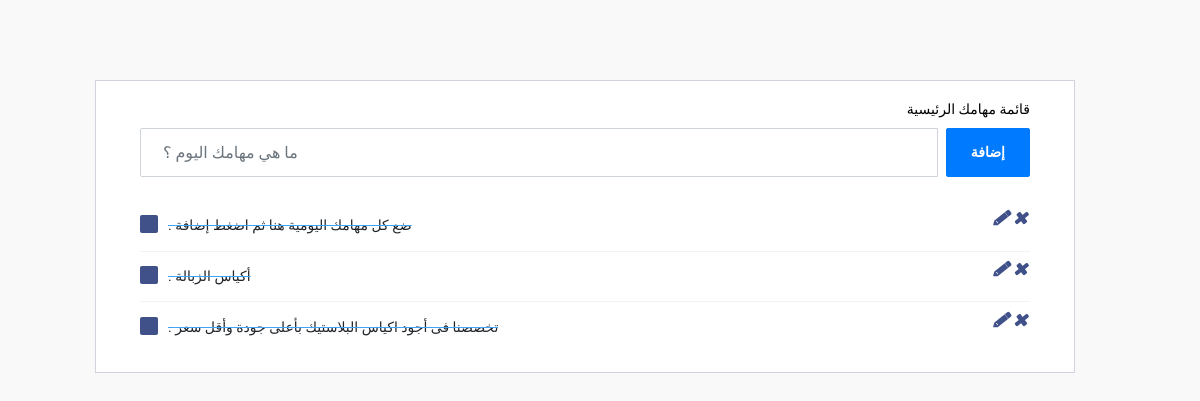
/home/todo/, run on an earlier commit of the app's database.
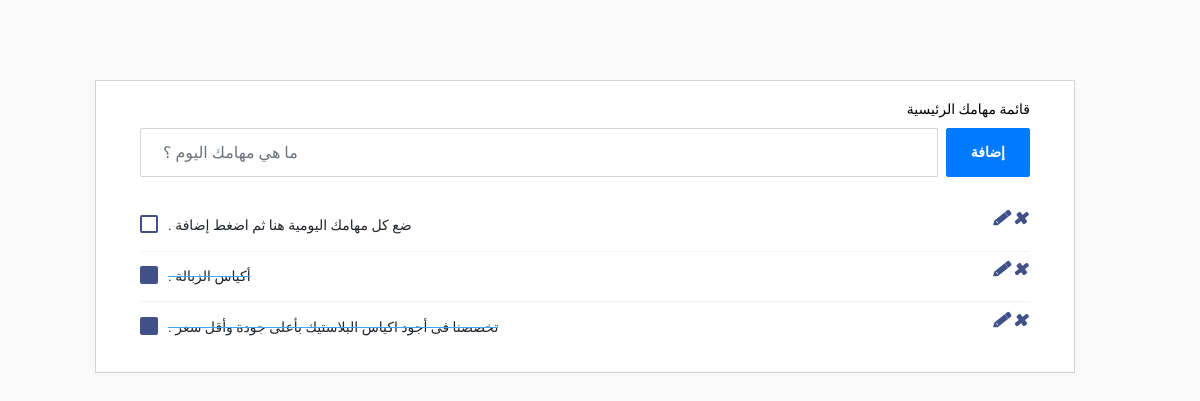
And on a later commit of the database.
### todo/models.py (models this page shows, shortened)
class Todo(models.Model):
    title = models.CharField(max_length=50 )
    checked = models.BooleanField(default=False)
    created_at = models.DateTimeField(default = timezone.now)

### todo/views.py (the view, shortened to what this page needs)
# urls.py: path('todo/' , views.todo_list , name='todo'),
def todo_list(request):
    todoes = Todo.objects.all()
    if request.method == 'POST':
        form = TodoForm(request.POST)
        if form.is_valid():
            form.save()
            return redirect('home:todo')
    else:
        form = TodoForm()
    return render(request , 'note/todo2.html' , {
        'todoes' : todoes ,
        'form' : form,
    })

### todo/forms.py
class TodoForm(forms.ModelForm):
    title = forms.CharField(widget=forms.TextInput(attrs={
         'size' :'120',
         'placeholder' : 'أضف مهامك هنا'
        }))
    class Meta:
        model = Todo
        fields = ("title",)

### todo/templates/note/todo2.html (shortened to what this page needs)
{% extends 'base.html' %}
{% load bootstrap4 %}
{% block body %}
<div class="page-content page-container" id="page-content">
  <div class="padding">
    <div class="row container d-flex justify-content-center">
      <div class="col-lg-12">
        <div class="card px-3">
          <div class="card-body text-right">
            <h4 class="card-title">قائمة مهامك الرئيسية</h4>
            <form method="POST">
              <div class="add-items d-flex">
                <input type="text" name="title" class="form-control todo-list-input" placeholder="ما هي مهامك اليوم ؟">
                <button type="submit"
                  class="add btn btn-primary font-weight-bold todo-list-add-btn padding-box ">إضافة</button> </div>
            </form>
            <div class="list-wrapper">
              <ul class="d-flex flex-column-reverse todo-list">
                {% for todo in todoes %}
                  <li class="{% if todo.checked == True %} completed {% endif %}" >
                    <div class="form-check">
                      <form method="POST" class="form-check">
                        <label class="form-check-label">
                          . {{todo.title}}
                        </label>
                      </form>
                    </div>
                    <a style="margin-left: auto" href="{% url 'home:update_todo' todo.id %}">
                      <i class="remove mdi2 mdi-close-circle"></i>
                    </a>
                    <a style="margin-left: 2px" href="{% url 'home:todo_delete' todo.id %}"><i
                        class="remove mdi mdi-close-circle-outline"></i></a>
                  </li>
                {% endfor %}
              </ul>
            </div>
          </div>
        </div>
      </div>
    </div>
  </div>
</div>
{% endblock body %}

### templates/base.html (shortened to what this page needs)
{% load static %}
{% load bootstrap4 %}
<!doctype html>
<html>
  <head>
      <link href='https://maxcdn.bootstrapcdn.com/bootstrap/4.0.0/css/bootstrap.min.css' rel='stylesheet'>
      <link href='https://cdnjs.cloudflare.com/ajax/libs/font-awesome/4.0.3/css/font-awesome.css' rel='stylesheet'>
      <link href='https://cdnjs.cloudflare.com/ajax/libs/MaterialDesign-Webfont/5.3.45/css/materialdesignicons.css' rel='stylesheet'>
</head>
<body>
{% block body %}
{% endblock body %}
</body>
</html>

What changed in the data, as far as the page shows it:
changed Todo "ضع كل مهامك اليومية هنا ثم اضغط إضافة": checked True → False (drawn)
